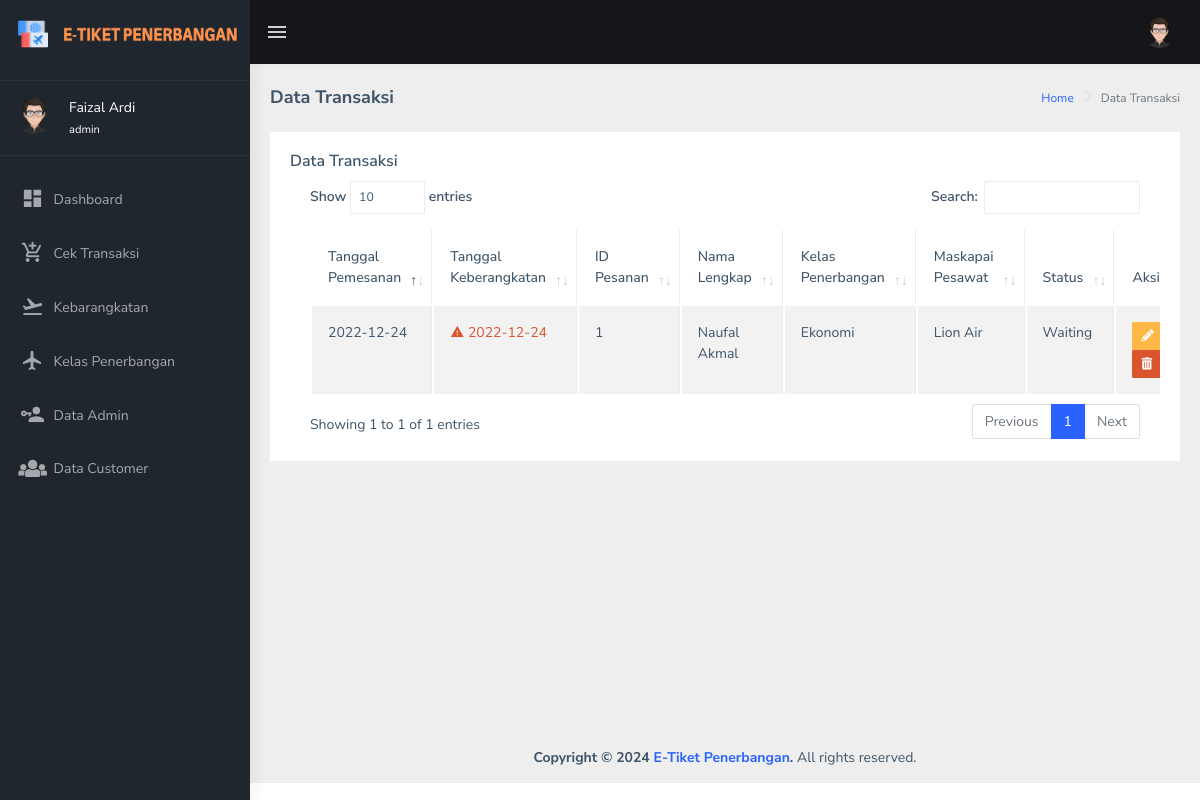
The app's page /admin/tabel-transaksi.php (signed in) with its own data.
### tables this page shows
CREATE TABLE `tb_pesan` (
  `id_pesan` int(11) NOT NULL,
  `id_user` int(11) NOT NULL,
  `id_kelas` int(11) NOT NULL,
  `id_keberangkatan` int(11) NOT NULL,
  `id_daerah` int(11) NOT NULL,
  `tgl_pesan` date NOT NULL,
  `tgl_tour` date NOT NULL,
  `status` varchar(15) NOT NULL DEFAULT 'Waiting'
);

CREATE TABLE `tb_user` (
  `id_user` int(11) NOT NULL,
  `foto` varchar(25) NOT NULL,
  `nama_user` varchar(30) NOT NULL,
  `email_user` varchar(30) NOT NULL,
  `username` varchar(15) NOT NULL,
  `password` varchar(8) NOT NULL,
  `no_hp` varchar(12) NOT NULL,
  `akses` varchar(5) NOT NULL
);

CREATE TABLE `tb_kelas` (
  `id_kelas` int(11) NOT NULL,
  `kelas` varchar(20) NOT NULL,
  `harga_kelas` varchar(20) NOT NULL,
  `keterangan` text NOT NULL
);

CREATE TABLE `tb_keberangkatan` (
  `id_keberangkatan` int(11) NOT NULL,
  `maskapai` varchar(20) NOT NULL,
  `jadwal` varchar(20) NOT NULL,
  `harga` varchar(30) NOT NULL,
  `foto` varchar(35) NOT NULL
);

### class/koneksi.php (called while the page is built, shortened)
<?php
class database
{
    public $_host = "localhost";
    public $_username = "root";
    public $_password = "";
    public $_database = "db_tiket";
    public function getConnection()
    {
        $this->_connection = new mysqli(
            $this->_host,
            $this->_username,
            $this->_password,
            $this->_database
        );
        return $this->_connection;
    }
}

### class/order.php (called while the page is built, shortened)
<?php
include "koneksi.php";
class order extends database
{
    function tampil_data()
    {
        $sql = "SELECT * FROM tb_pesan,tb_user,tb_daerah,tb_kelas,tb_keberangkatan WHERE tb_pesan.id_user=tb_user.id_user AND tb_pesan.id_kelas=tb_kelas.id_kelas AND tb_pesan.id_keberangkatan=tb_keberangkatan.id_keberangkatan AND tb_pesan.id_daerah=tb_daerah.id_daerah ";
        $result = mysqli_query($this->getConnection(), $sql);
        while ($row = mysqli_fetch_array($result)) {
            $hasil[] = $row;
        }
        return $hasil;
    }
}

### admin/tabel-transaksi.php (the view, shortened to what this page needs)
<?php
include '../class/order.php';
$db = new order();
?>
<!DOCTYPE html>
<html dir="ltr" lang="en">
<head>
    <link href="../assets/libs/datatables.net-bs4/css/dataTables.bootstrap4.css" rel="stylesheet" />
    <link href="../dist/css/style.min.css" rel="stylesheet" />
</head>
<body>
    <div id="main-wrapper" data-layout="vertical" data-navbarbg="skin5" data-sidebartype="full" data-sidebar-position="absolute" data-header-position="absolute" data-boxed-layout="full">
        <?php include("header.php") ?>
        <?php include("sidebar.php") ?>
        <div class="page-wrapper">
            <div class="page-breadcrumb">
                <div class="row">
                    <div class="col-12 d-flex no-block align-items-center">
                        <h4 class="page-title">Data Transaksi</h4>
                        <div class="ms-auto text-end">
                            <nav aria-label="breadcrumb">
                                <ol class="breadcrumb">
                                    <li class="breadcrumb-item"><a href="admin.php">Home</a></li>
                                    <li class="breadcrumb-item active" aria-current="page">
                                        Data Transaksi
                                    </li>
                                </ol>
                            </nav>
                        </div>
                    </div>
                </div>
            </div>
            <div class="container-fluid">
                <div class="row">
                    <div class="col-12">
                        <div class="card">
                            <div class="card-body">
                                <h5 class="card-title">Data Transaksi</h5>
                                <div class="table-responsive">
                                    <table id="zero_config" class="table table-striped table-bordered">
                                        <thead>
                                            <tr>
                                                <th>Tanggal Pemesanan</th>
                                                <th>Tanggal Keberangkatan</th>
                                                <th>ID Pesanan </th>
                                                <th>Nama Lengkap</th>
                                                <th>Kelas Penerbangan</th>
                                                <th>Maskapai Pesawat</th>
                                                <th>Status</th>
                                                <th>Aksi</th>
                                            </tr>
                                        </thead>
                                        <tbody>
                                            <?php
                                            foreach ($db->tampil_data() as $x) {
                                                $now = date("Y-m-d");
                                            ?>
                                                <tr>
                                                    <td><?php echo $x['tgl_pesan']; ?></td>
                                                    <td><?php
                                                        if ($x['tgl_tour'] < $now) {
                                                            $txtS = "Kadaluarsa!!";
                                                            echo "<div class='tooltip-demo'><span data-toggle='tooltip' data-placement='top' title='" . $txtS . "'><div class='text-danger'><i class='mdi mdi-alert'></i>&nbsp" . $x['tgl_tour'] . "</div></span></div>";
                                                        } else {
                                                            echo $x['tgl_tour'];
                                                        } ?></td>
                                                    <td><?php echo $x['id_pesan']; ?></td>
                                                    <td><?php echo $x['nama_user']; ?></td>
                                                    <td><?php echo $x['kelas']; ?></td>
                                                    <td><?php echo $x['maskapai']; ?></td>
                                                    <td><?php echo $x['status']; ?></td>
                                                    <td>
                                                        <a href="#" class="btn btn-warning btn-sm" data-bs-toggle="modal" data-bs-target="#updateuser<?php echo $x['id_pesan']; ?>"><i class="fa fa-pencil-alt"></i></a>
                                                        <button type="button" class="btn btn-danger btn-sm" data-bs-toggle="modal" data-bs-target="#deleteuser<?php echo $x['id_pesan']; ?>"><i class="fa fa-trash-alt"></i>
                                                        </button>
                                                    </td>
                                                </tr>
                                            <?php
                                            }
                                            ?>
                                        </tbody>
                                    </table>
                                </div>
                            </div>
                        </div>
                    </div>
                </div>
            </div>
            <footer class="footer text-center">
                <strong>Copyright &copy; <?= date('Y'); ?> <a href="">E-Tiket Penerbangan</a>.</strong> All rights reserved.
            </footer>
        </div>
    </div>
</body>
</html>

### records on screen
tb_pesan: tgl_pesan "2022-12-24", tgl_tour "2022-12-24", id_pesan "1", id_user.nama_user "Naufal Akmal", id_kelas.kelas "Ekonomi", id_keberangkatan.maskapai "Lion Air", status "Waiting"

### other values on screen
$_SESSION['nama'] "Faizal Ardi"
$_SESSION['akses'] "admin"
